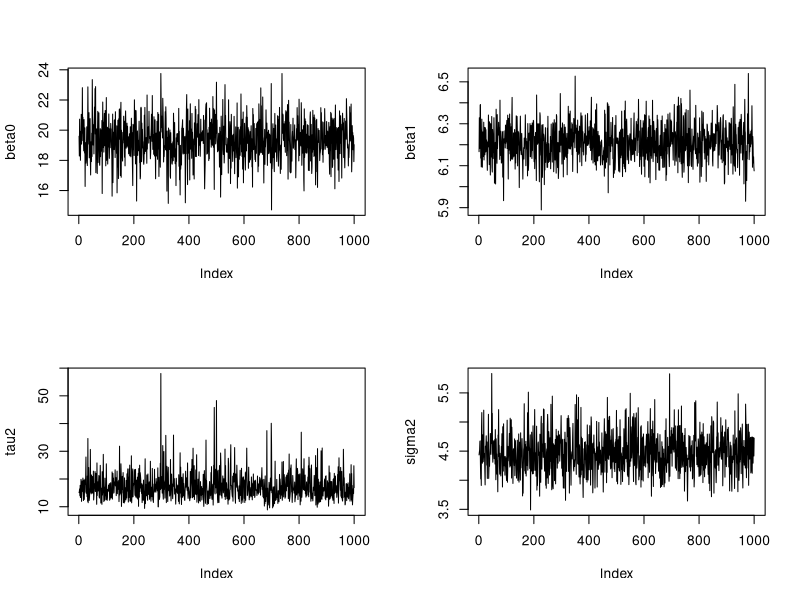
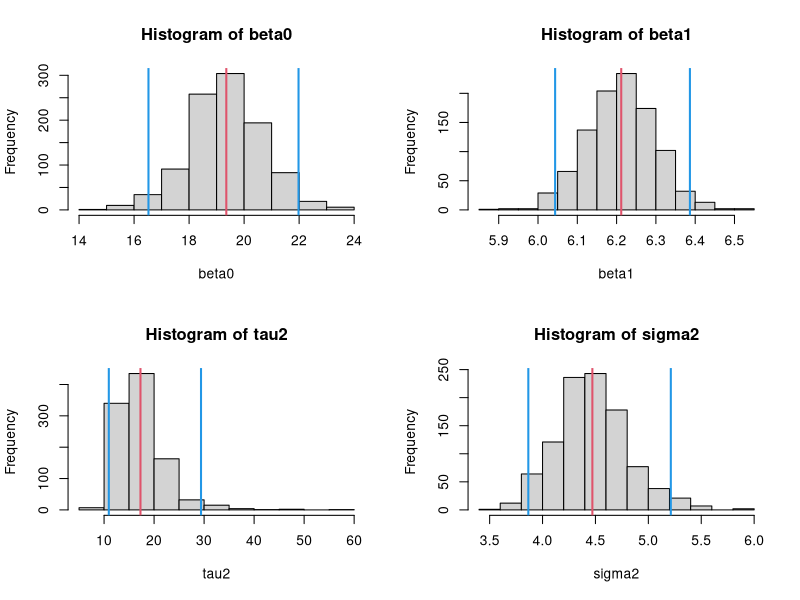
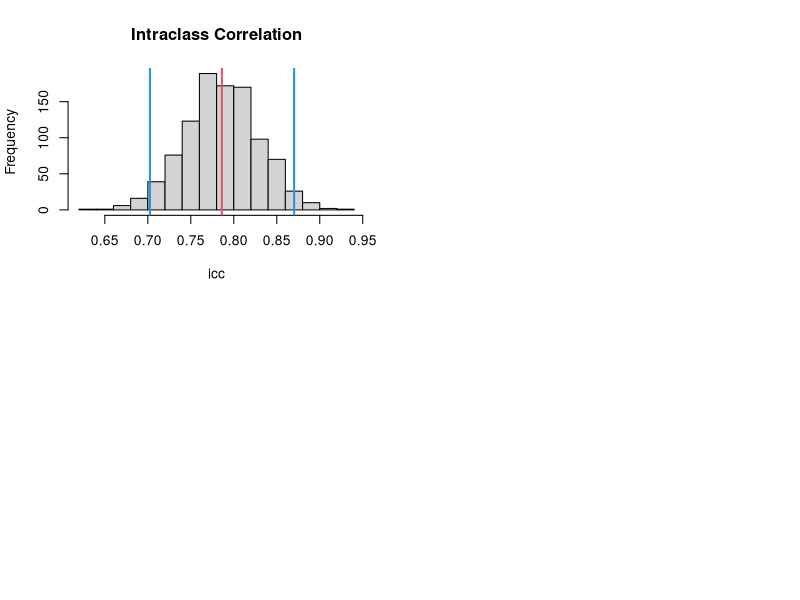
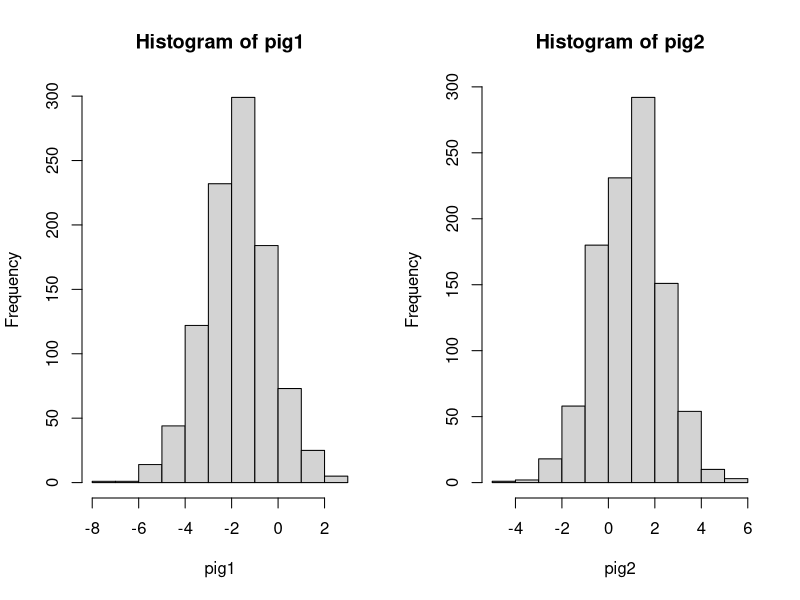
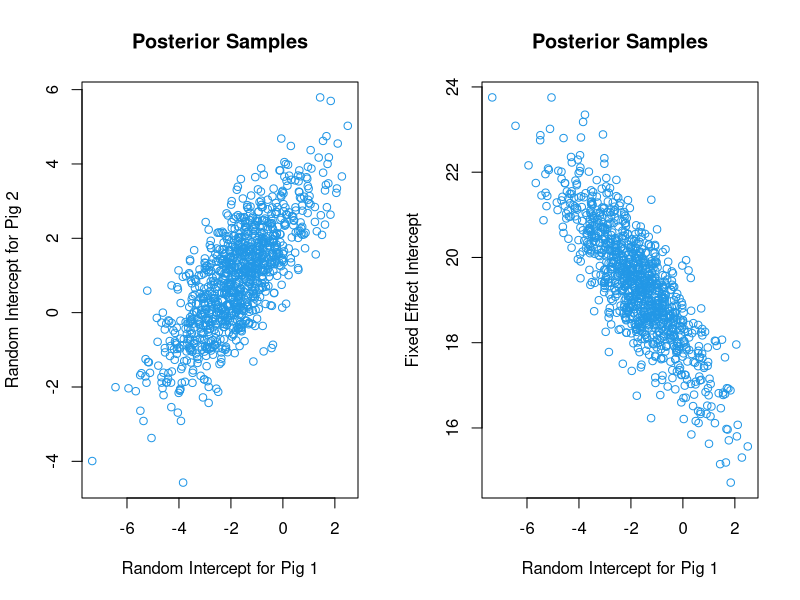
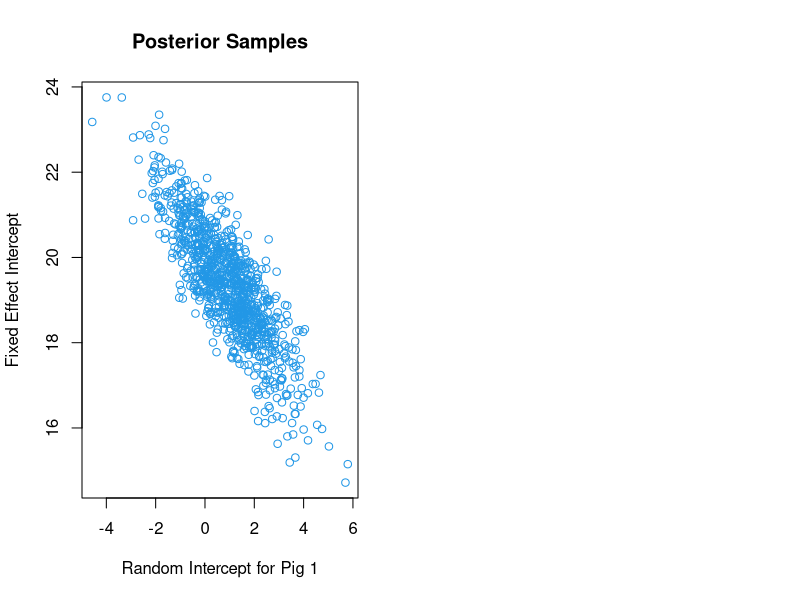

Write the R code that produced these figures, in order.
library (lme4)
library (MCMCpack)


riwish(v = 2,S = diag(c(1,1)))
riwish(v = 20,S = diag(c(1,1)))
riwish(v = 200,S = diag(c(1,1)))

riwish(v = 2,S = 2*diag(c(1,1)))
riwish(v = 20,S = 20*diag(c(1,1)))
riwish(v = 200,S = 200*diag(c(1,1)))

# univariate case:
dinvgamma(2,shape=2,scale=2)
diwish(2,v = 4,S = 4)

dinvgamma(5,shape=2,scale=2)
diwish(5,v = 4,S = 4)


setwd("~/Dropbox/EmoryCourses/BIOS_526/Materials_BRisk_2020/Data")
dat = read.csv('pig.csv')[,2:4]
head(dat)

fit.lmer = lmer (weight~weeks + (1|id), data = dat)
summary(fit.lmer)

# one approach: set r to q, i.e., number of random components.
# then set R equal to lmer estimate.
# Since r is so small, this is an uninformative prior.


fit = MCMChregress (fixed = weight~weeks, random = ~ 1, group = "id", r = 1, R=15.1, data = dat)

post.samp = as.data.frame (fit$mcmc)
dim(post.samp)
# you get an mcmc sample for every piglet!
head(post.samp[,1:4])

post.samp[1:3, 49:53]



beta0 = post.samp[["beta.(Intercept)"]]
beta1 = post.samp[["beta.weeks"]]
tau2 = post.samp[["VCV.(Intercept).(Intercept)"]]
sigma2 = post.samp[["sigma2"]]

par (mfrow = c(2,2))
plot (beta0, type = "l")
plot (beta1, type = "l")
plot (tau2, type = "l")
plot (sigma2, type = "l")

par (mfrow = c(2,2))
hist (beta0); abline (v = mean (beta0), col =2 , lwd = 2)
abline (v = quantile(beta0,c(.025, .975)), col =4 , lwd = 2)
hist (beta1); abline (v = mean (beta1), col =2 , lwd = 2)
abline (v = quantile(beta1,c(.025, .975)), col =4 , lwd = 2)
hist (tau2); abline (v = mean (tau2), col =2 , lwd = 2)
abline (v = quantile(tau2,c(.025, .975)), col =4 , lwd = 2)
hist (sigma2); abline (v = mean (sigma2), col =2 , lwd = 2)
abline (v = quantile(sigma2,c(.025, .975)), col =4 , lwd = 2)

## Compare estimates:
# Note: object is different from MCMCregress
summary(fit$mcmc)
summary(fit$mcmc[,c(1:2,51,52)])
summary(fit.lmer)



##Intraclass Corr
icc = tau2/(tau2+sigma2)
quantile (icc, c(0.025, .5, .975))
hist (icc, main = "Intraclass Correlation"); abline (v = mean (icc), col =2 , lwd = 2)
abline (v = quantile(icc,c(.025, .975)), col =4 , lwd = 2)

##Extract the random intercepts
names (post.samp)
pig1 = post.samp[["b.(Intercept).1"]]
quantile (pig1, c(0.025, .5, .975))
pig2 = post.samp[["b.(Intercept).2"]]
quantile (pig2, c(0.025, .5, .975))

par (mfrow = c(1,2))
hist (pig1); hist (pig2)
table (pig2 > pig1)
par (mfrow = c(1,2))
plot (pig1, pig2, type = "p", col = 4, xlab = "Random Intercept for Pig 1", ylab = "Random Intercept for Pig 2", main = "Posterior Samples")
plot (pig1, beta0, type = "p", col = 4, xlab = "Random Intercept for Pig 1", ylab = "Fixed Effect Intercept", main = "Posterior Samples")

plot (pig2, beta0, type = "p", col = 4, xlab = "Random Intercept for Pig 1", ylab = "Fixed Effect Intercept", main = "Posterior Samples")



fit2 = MCMChregress (fixed = weight~weeks, random = ~ 1, group = "id", r = 10, R=15.1, data = dat)
fit3 = MCMChregress (fixed = weight~weeks, random = ~ 1, group = "id", r = 100, R=15.1, data = dat)
fit4 = MCMChregress (fixed = weight~weeks, random = ~ 1, group = "id", r = 1000, R=15.1, data = dat)

fit5 = MCMChregress (fixed = weight~weeks, random = ~ 1, group = "id", r = 1, R=5, data = dat)
fit6 = MCMChregress (fixed = weight~weeks, random = ~ 1, group = "id", r = 1000, R=5, data = dat)

fit7 = MCMChregress (fixed = weight~weeks, random = ~ 1, group = "id", r = 1, R=15.1, nu = 100000,  delta = (100000*4.39)/2, data = dat)


#### Random slope ####

fit.lmer = lmer (weight~weeks + (weeks |id), data = dat)

R.prior = matrix ( c(7, 0, 0, 0.4), ncol = 2)
fit = MCMChregress (fixed = weight~weeks, random = ~ 1+weeks, group = "id", r = 2, R=R.prior, data = dat)
dim(fit$mcmc)

summary(fit$mcmc[,c(1,2,99:103)])
